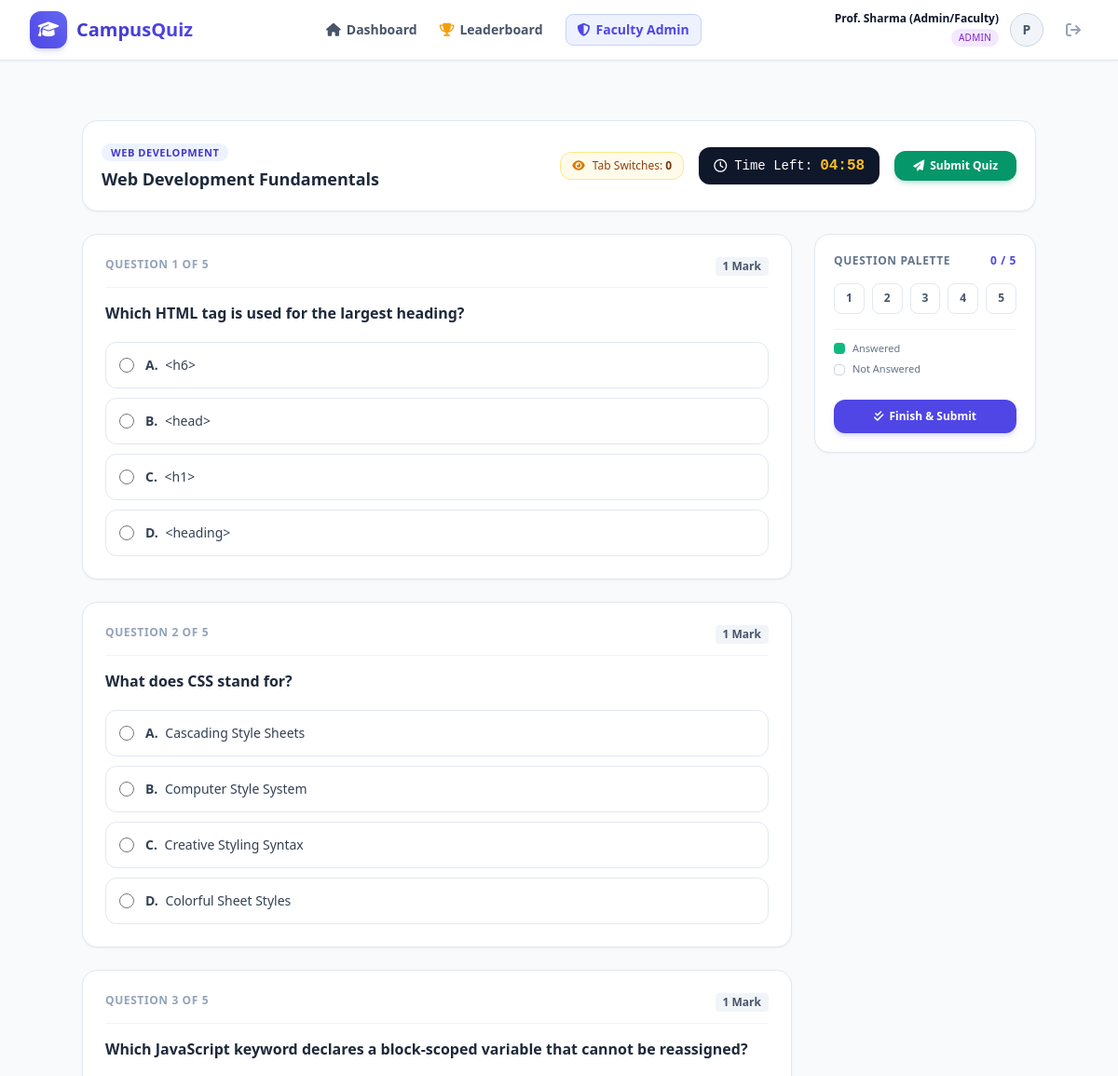
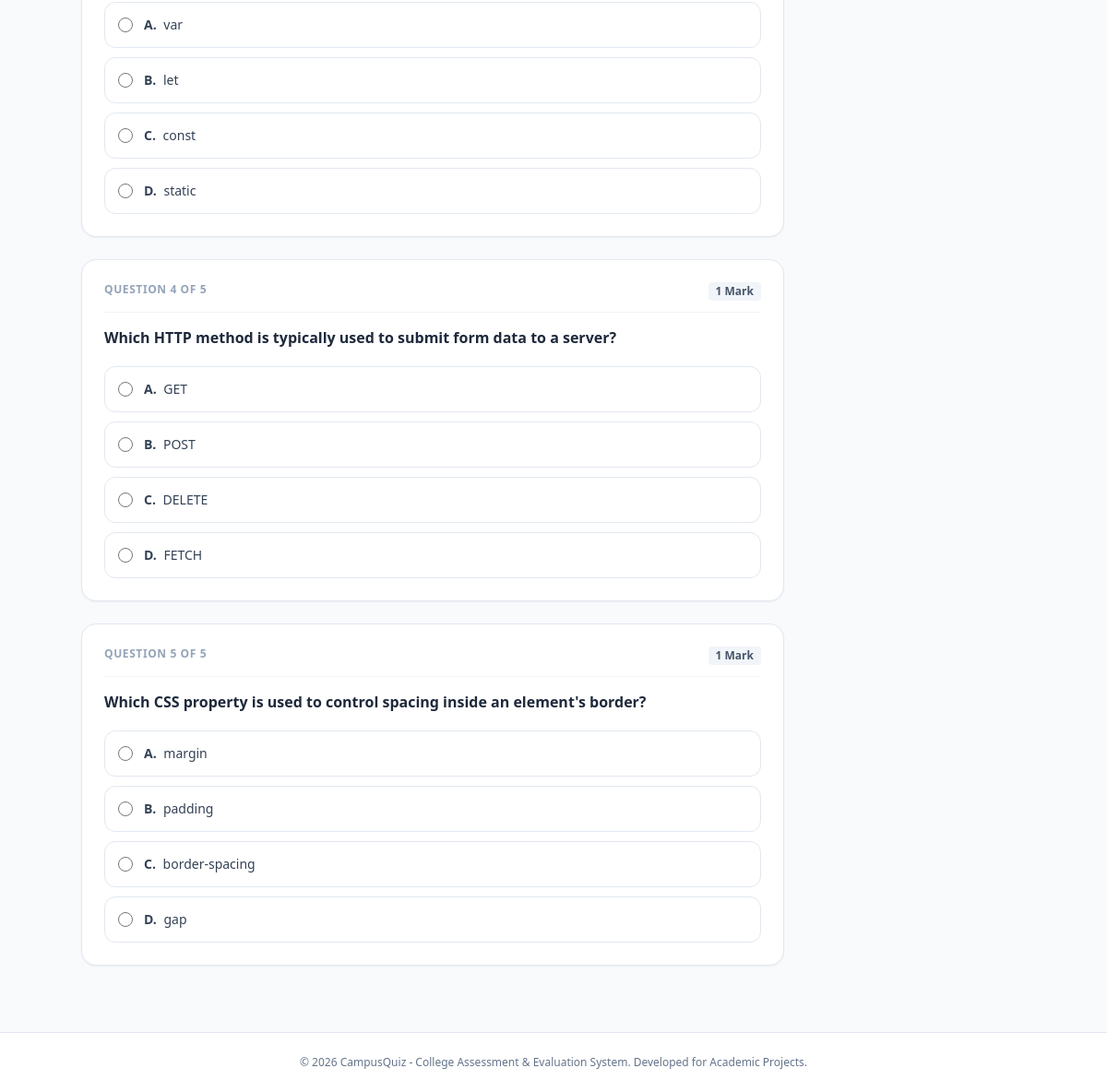
The page /quiz/2 (signed in) on the database its author committed (2 pictures, top to bottom).
### tables this page shows
CREATE TABLE quizzes (
        id INTEGER PRIMARY KEY AUTOINCREMENT,
        title TEXT NOT NULL,
        category TEXT NOT NULL,
        description TEXT,
        duration_minutes INTEGER NOT NULL DEFAULT 10,
        created_by INTEGER,
        created_at TIMESTAMP DEFAULT CURRENT_TIMESTAMP,
        FOREIGN KEY (created_by) REFERENCES users(id)
    );

CREATE TABLE questions (
        id INTEGER PRIMARY KEY AUTOINCREMENT,
        quiz_id INTEGER NOT NULL,
        question_text TEXT NOT NULL,
        option_a TEXT NOT NULL,
        option_b TEXT NOT NULL,
        option_c TEXT NOT NULL,
        option_d TEXT NOT NULL,
        correct_option TEXT NOT NULL,
        explanation TEXT,
        FOREIGN KEY (quiz_id) REFERENCES quizzes(id) ON DELETE CASCADE
    );

### app.py (the view)
@app.route('/quiz/<int:quiz_id>')
@login_required
def start_quiz(quiz_id):
    conn = get_db()
    cursor = conn.cursor()
    cursor.execute("SELECT * FROM quizzes WHERE id = ?", (quiz_id,))
    quiz = cursor.fetchone()
    if not quiz:
        conn.close()
        flash('Quiz not found.', 'danger')
        return redirect(url_for('dashboard'))
    cursor.execute("SELECT * FROM questions WHERE quiz_id = ?", (quiz_id,))
    questions = cursor.fetchall()
    conn.close()
    if not questions:
        flash('This quiz has no questions yet. Please check back later!', 'warning')
        return redirect(url_for('dashboard'))
    return render_template('quiz.html', quiz=quiz, questions=questions, total_q=len(questions))

### app.py (called while the page is built)
def login_required(f):
    @wraps(f)
    def decorated_function(*args, **kwargs):
        if 'user_id' not in session:
            flash('Please log in to access this page.', 'warning')
            return redirect(url_for('login'))
        return f(*args, **kwargs)
    return decorated_function

### database.py (called while the page is built)
def get_db():
    conn = sqlite3.connect(DB_PATH)
    conn.row_factory = sqlite3.Row
    conn.execute("PRAGMA foreign_keys = ON")
    return conn

### templates/quiz.html (shortened to what this page needs)
{% extends "base.html" %}
{% block content %}
<div class="max-w-5xl mx-auto space-y-6">
    <div class="bg-white p-5 rounded-2xl border border-slate-200 shadow-sm sticky top-20 z-40 flex flex-wrap items-center justify-between gap-4">
        <div>
            <span class="text-[11px] font-bold uppercase tracking-wider px-2.5 py-0.5 rounded-full bg-indigo-50 text-indigo-700">
                {{ quiz.category }}
            </span>
            <h1 class="text-lg font-bold text-slate-800 mt-1">{{ quiz.title }}</h1>
        </div>
        <div class="flex items-center space-x-4">
            <div class="flex items-center space-x-2 bg-amber-50 text-amber-800 border border-amber-200 px-3 py-1.5 rounded-xl text-xs font-medium">
                <i class="fa-solid fa-eye text-amber-600"></i>
                <span>Tab Switches: <strong id="tabSwitchDisplay" class="font-bold text-amber-900">0</strong></span>
            </div>
            <div class="flex items-center space-x-2 bg-slate-900 text-white px-4 py-2 rounded-xl text-sm font-mono shadow-sm">
                <i class="fa-regular fa-clock text-brand-400"></i>
                <span>Time Left:</span>
                <span id="timerDisplay" class="font-bold text-amber-400 text-base">--:--</span>
            </div>
            <button type="button" onclick="confirmSubmit()" class="px-5 py-2 bg-emerald-600 hover:bg-emerald-700 text-white text-xs font-bold rounded-xl shadow-md shadow-emerald-600/20 transition flex items-center space-x-1.5">
                <i class="fa-solid fa-paper-plane"></i>
                <span>Submit Quiz</span>
            </button>
        </div>
    </div>
    <form id="quizForm" method="POST" action="{{ url_for('submit_quiz', quiz_id=quiz.id) }}" class="grid grid-cols-1 lg:grid-cols-4 gap-6">
        <div class="lg:col-span-3 space-y-6">
            {% for q in questions %}
            <div id="q_card_{{ loop.index }}" class="bg-white rounded-2xl border border-slate-200 shadow-sm p-6 space-y-4">
                <div class="flex items-start justify-between border-b border-slate-100 pb-3">
                    <span class="text-xs font-bold uppercase tracking-wider text-slate-400">
                        Question {{ loop.index }} of {{ total_q }}
                    </span>
                    <span class="text-xs font-semibold px-2 py-0.5 rounded bg-slate-100 text-slate-600">
                        1 Mark
                    </span>
                </div>
                <h3 class="text-base font-semibold text-slate-800 leading-snug">
                    {{ q.question_text }}
                </h3>
                <div class="space-y-2.5 pt-1">
                    <label class="option-label flex items-center p-3.5 border border-slate-200 rounded-xl cursor-pointer hover:bg-brand-50 hover:border-brand-300 transition">
                        <input type="radio" name="q_{{ q.id }}" value="A" onchange="markAnswered({{ loop.index }})" class="w-4 h-4 text-brand-600 focus:ring-brand-500">
                        <span class="ml-3 text-sm font-medium text-slate-700"><strong class="font-bold mr-1">A.</strong> {{ q.option_a }}</span>
                    </label>
                    <label class="option-label flex items-center p-3.5 border border-slate-200 rounded-xl cursor-pointer hover:bg-brand-50 hover:border-brand-300 transition">
                        <input type="radio" name="q_{{ q.id }}" value="B" onchange="markAnswered({{ loop.index }})" class="w-4 h-4 text-brand-600 focus:ring-brand-500">
                        <span class="ml-3 text-sm font-medium text-slate-700"><strong class="font-bold mr-1">B.</strong> {{ q.option_b }}</span>
                    </label>
                    <label class="option-label flex items-center p-3.5 border border-slate-200 rounded-xl cursor-pointer hover:bg-brand-50 hover:border-brand-300 transition">
                        <input type="radio" name="q_{{ q.id }}" value="C" onchange="markAnswered({{ loop.index }})" class="w-4 h-4 text-brand-600 focus:ring-brand-500">
                        <span class="ml-3 text-sm font-medium text-slate-700"><strong class="font-bold mr-1">C.</strong> {{ q.option_c }}</span>
                    </label>
                    <label class="option-label flex items-center p-3.5 border border-slate-200 rounded-xl cursor-pointer hover:bg-brand-50 hover:border-brand-300 transition">
                        <input type="radio" name="q_{{ q.id }}" value="D" onchange="markAnswered({{ loop.index }})" class="w-4 h-4 text-brand-600 focus:ring-brand-500">
                        <span class="ml-3 text-sm font-medium text-slate-700"><strong class="font-bold mr-1">D.</strong> {{ q.option_d }}</span>
                    </label>
                </div>
            </div>
            {% endfor %}
        </div>
        <div class="lg:col-span-1">
            <div class="bg-white rounded-2xl border border-slate-200 shadow-sm p-5 sticky top-48 space-y-4">
                <h4 class="text-xs font-bold uppercase tracking-wider text-slate-500 flex items-center justify-between">
                    <span>Question Palette</span>
                    <span id="answeredCount" class="text-brand-600 font-bold">0 / {{ total_q }}</span>
                </h4>
                <div class="grid grid-cols-5 gap-2">
                    {% for q in questions %}
                    <a href="#q_card_{{ loop.index }}" id="palette_btn_{{ loop.index }}"
                       class="w-full aspect-square flex items-center justify-center rounded-lg border border-slate-200 text-xs font-bold text-slate-600 hover:border-brand-500 transition">
                        {{ loop.index }}
                    </a>
                    {% endfor %}
                </div>
                <div class="pt-3 border-t border-slate-100 text-[11px] text-slate-500 space-y-1.5">
                    <div class="flex items-center space-x-2">
                        <div class="w-3 h-3 rounded bg-emerald-500"></div>
                        <span>Answered</span>
                    </div>
                    <div class="flex items-center space-x-2">
                        <div class="w-3 h-3 rounded border border-slate-300 bg-white"></div>
                        <span>Not Answered</span>
                    </div>
                </div>
                <div class="pt-2">
                    <button type="button" onclick="confirmSubmit()" class="w-full py-2.5 bg-brand-600 hover:bg-brand-700 text-white text-xs font-bold rounded-xl shadow-md shadow-brand-500/20 transition flex items-center justify-center space-x-1.5">
                        <i class="fa-solid fa-check-double"></i>
                        <span>Finish & Submit</span>
                    </button>
                </div>
            </div>
        </div>
    </form>
</div>
{% endblock %}

### static/css/style.css (style rules this page uses)
html { scroll-behavior: smooth; }

### rows shown on the page
quizzes: category "WEB DEVELOPMENT", title "Web Development Fundamentals"
questions: total_q "5", question_text "Which HTML tag is used for the largest heading?", option_a "<h6>", option_b "<head>", option_c "<h1>", option_d "<heading>"
questions: total_q "5", question_text "What does CSS stand for?", option_a "Cascading Style Sheets", option_b "Computer Style System", option_c "Creative Styling Syntax", option_d "Colorful Sheet Styles"
questions: total_q "5", question_text "Which JavaScript keyword declares a block-scoped variable that cannot be reassigned?", option_a "var", option_b "let", option_c "const", option_d "static"
questions: total_q "5", question_text "Which HTTP method is typically used to submit form data to a server?", option_a "GET", option_b "POST", option_c "DELETE", option_d "FETCH"
questions: total_q "5", question_text "Which CSS property is used to control spacing inside an element's border?", option_a "margin", option_b "padding", option_c "border-spacing", option_d "gap"

### other values the page prints
{{ session.get('full_name') }} "Prof. Sharma (Admin/Faculty)"
{{ session.get('role') }} "ADMIN"
{{ session.get('full_name', 'U')[0] }} "P"
{{ total_q }} "5"
